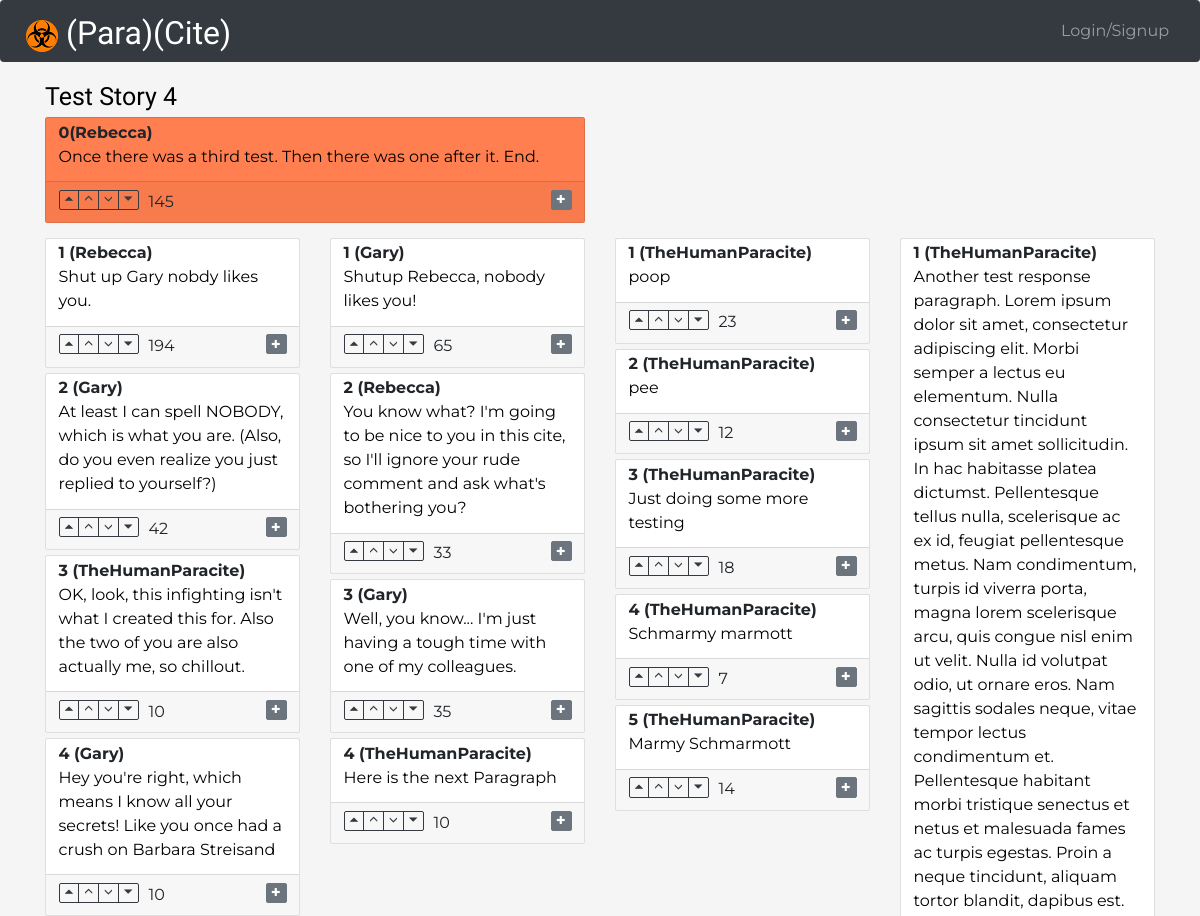
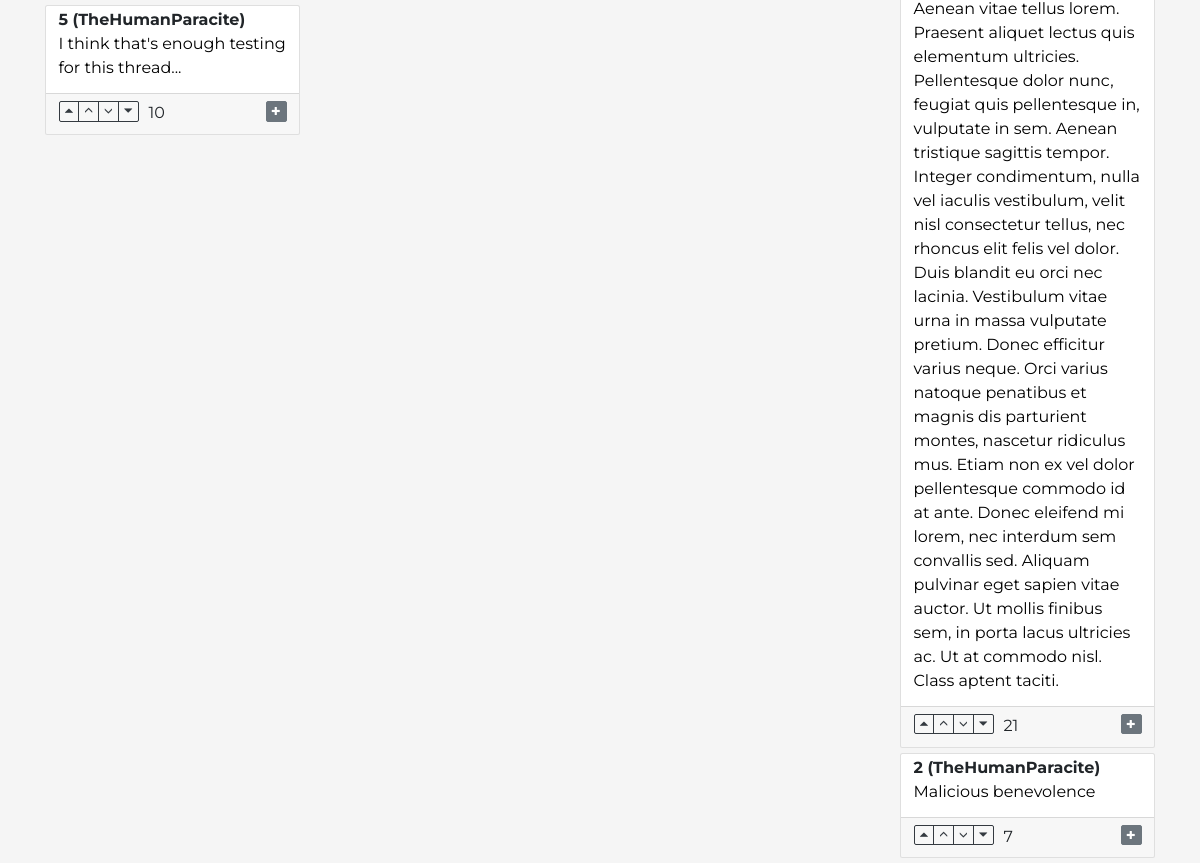
Page /s/6QH2LVHI/ on the committed database (2 pictures, top to bottom).
### cites/models.py (models this page shows, shortened)
class Story(models.Model):
    title = models.CharField(max_length=255)
    author = models.ForeignKey('paracite_profile.Profile',
                               on_delete=PROTECT)
    score = models.BigIntegerField(default=0)
    created_date = models.DateTimeField(auto_now_add=True)
    edited_date = models.DateTimeField(auto_now=True)
    objects = StoryManager()
    def get_absolute_url(self):
        return reverse('cites:detail_story', args=[id_to_url(self.id)])
    def first_para(self):
        return self.paragraph_set.get(level=0)
    class Meta:
        ordering = ['-score', 'created_date']

class Paragraph(models.Model):
    story = models.ForeignKey(Story, on_delete=CASCADE)
    author = models.ForeignKey('paracite_profile.Profile',
                               on_delete=PROTECT,
                               related_name='author')
    text = models.TextField(max_length=4095)
    score = models.IntegerField()
    level = models.IntegerField()
    voters = models.ManyToManyField('paracite_profile.Profile',
                                    through='VotingRecord',
                                    through_fields=('paragraph', 'profile'),
                                    related_name='voters')
    parent_paragraph = models.ForeignKey('self',
                                         on_delete=CASCADE,
                                         blank=True,
                                         null=True)
    created_date = models.DateTimeField(auto_now_add=True)
    edited_date = models.DateTimeField(auto_now=True)
    objects = ParagraphManager()
    def get_absolute_url(self):
        return reverse('cites:detail_para', args=[id_to_url(self.id)])
    def get_vote_url(self):
        return reverse('cites:vote', args=[id_to_url(self.id)])
    def get_respond_url(self):
        return reverse('cites:detail_para_respond', args=[id_to_url(self.id)])
    def children(self, start=0, size=4):
        return self.paragraph_set.exclude(id=self.id)[start:start + size]
    def child_chain(self, max_count=20):
        paragraphs = []
        paragraph = self
        index = 0
        paragraphs.append(paragraph)
        while paragraph.paragraph_set.exists() and index < max_count:
            paragraph = paragraph.paragraph_set.first()
            paragraphs.append(paragraph)
            index += 1
        return paragraphs
    class Meta:
        ordering = ['-score', 'created_date']

### paracite_profile/models.py (models this page shows)
class Profile(models.Model):
    user_name = models.CharField(unique=True, max_length=63)
    total_score = models.BigIntegerField(default=0)
    created_date = models.DateTimeField(auto_now_add=True)
    edited_date = models.DateTimeField(auto_now=True)
    def __str__(self):
        return self.user_name

### cites/views.py (the view)
# urls.py: path('s/<shortened:story_id>/', views.detail_story, name='detail_story'),
def detail_story(request, story_id):
    story = get_object_or_404(Story, id=story_id)
    lead_paragraph = story.first_para()
    return render_detail(request, story, lead_paragraph)

### cites/converters.py (called while the page is built)
def id_to_url(primary_id):
    return base64.b32encode(
        (MakeURLSmall.MAX_STORIES - primary_id).to_bytes(5, 'little')
    ).decode('utf-8')

    def to_python(self, value):
        return self.MAX_STORIES - int.from_bytes(
            base64.b32decode(value.encode('utf-8'), casefold=True), 'little')

    def to_url(self, value):
        weird_url = self.expected_format.format(value)
        return weird_url

### cites/templates/cites/detail.html (shortened to what this page needs)
{% extends 'base.html' %}
{% block content %}
    <div class="container">
        <div class="row">
            <div class="col">
                <h1>
                    <a href="{{ story.get_absolute_url }}">{{ story.title|title }}</a>
                </h1>
            </div>
        </div>
        <div class="row">
            <div class="col-xl-6 col-lg-6 col-md-8 col-sm-12">
                <div class="card bg-coral mb-4">
                    <div class="card-body pt-1 paragraph-text">
                        <b>{{ lead_paragraph.level }}({{ lead_paragraph.author }})</b>
                        <br>
                        <a href="{{ lead_paragraph.get_absolute_url }}">{{ lead_paragraph.text }}</a>
                    </div>
                    <div class="card-footer"
                         data-para-url="{{ lead_paragraph.get_vote_url }}">
                        <span class="score pl-3">{{ lead_paragraph.score }}</span>
                        {% include 'cites/paragraph_buttons.html' %}
                        <a class="btn btn-sm btn-secondary pull-right"
                           id="lead-para-res-btn"
                           data-toggle="collapse"
                           href="#response-div"
                           role="button"
                           aria-expanded="false"
                           aria-controls="collapseExample">
                            <span class="glyphicon glyphicon-plus"></span>
                        </a>
                    </div>
                </div>
            </div>
        </div>
        <div class="row">
            {% for paragraph_chain in paragraphs %}
                <div class="col-xl-3 col-lg-3 col-md-4 col-sm-6">
                    {% for paragraph in paragraph_chain %}
                        <div class="card mb-2">
                            <div class="card-body pt-1 paragraph-text">
                                <b>{{ paragraph.level }}&nbsp;({{ paragraph.author }})</b>
                                <br>
                                <a href="{{ paragraph.get_absolute_url }}">{{ paragraph.text }}</a>
                            </div>
                            <div class="card-footer"
                                 data-para-url="{{ paragraph.get_vote_url }}">
                                <span class="score pl-3">{{ paragraph.score }}</span>
                                {% include 'cites/paragraph_buttons.html' %}
                                <a class="btn btn-sm btn-secondary pull-right make-response"
                                   role="button"
                                   data-response-url="{{ paragraph.get_respond_url }}"
                                   style="color: white">
                                    <span class="glyphicon glyphicon-plus"></span>
                                </a>
                            </div>
                        </div>
                    {% endfor %}
                </div>
            {% endfor %}
        </div>
    </div>
{% endblock %}

### cites/templates/cites/paragraph_buttons.html
<div class="btn-group d-inline" role="group">
    <a role="button"
       href="#"
       class="btn btn-sm btn-outline-dark vote-btn"
       data-vote="4">
        <span class="glyphicon glyphicon-triangle-top"></span>
    </a>
    <a role="button"
       href="#"
       class="btn btn-sm btn-outline-dark vote-btn"
       data-vote="3">
        <span class="glyphicon glyphicon-menu-up"></span>
    </a>
    <a role="button"
       href="#"
       class="btn btn-sm btn-outline-dark vote-btn"
       data-vote="1">
        <span class="glyphicon glyphicon-menu-down"></span>
    </a>
    <a role="button"
       href="#"
       class="btn btn-sm btn-outline-dark vote-btn"
       data-vote="0">
        <span class="glyphicon glyphicon-triangle-bottom"></span>
    </a>
</div>

### cites/static/css/cites.css (style rules this page uses)
body { font-family: 'Montserrat', sans-serif; background-color: whitesmoke; font-size: medium; }
h1, h2 { font-family: 'Neuton', serif; }
h1 a:link, h1 a:visited, h1 a:active, h2 a:link, h2 a:visited, h2 a:active { text-decoration: none; color: black; }
.paragraph-text a:link, .paragraph-text a:visited, .paragraph-text a:active { text-decoration: none; color: black; }
.bg-coral { background-color: coral; }

### rows in the picture
Story: title "Test Story 4"
Paragraph: level "0", author "Rebecca", text "Once there was a third test. Then there was one after it. End.", score "145"
Paragraph: level "1", author "Rebecca", text "Shut up Gary nobdy likes you.", score "194"
Paragraph: level "2", author "Gary", text "At least I can spell NOBODY, which is what you are. (Also, do you even realize you just replied to yourself?)", score "42"
Paragraph: level "3", author "TheHumanParacite", text "OK, look, this infighting isn't what I created this for. Also the two of you are also actually me, so chillout.", score "10"
Paragraph: level "4", author "Gary", text "Hey you're right, which means I know all your secrets! Like you once had a crush on Barbara Streisand", score "10"
Paragraph: level "5", author "TheHumanParacite", text "I think that's enough testing for this thread...", score "10"
Paragraph: level "1", author "Gary", text "Shutup Rebecca, nobody likes you!", score "65"
Paragraph: level "2", author "Rebecca", text "You know what? I'm going to be nice to you in this cite, so I'll ignore your rude comment and ask what's bothering you?", score "33"
Paragraph: level "3", author "Gary", text "Well, you know... I'm just having a tough time with one of my colleagues.", score "35"
Paragraph: level "4", author "TheHumanParacite", text "Here is the next Paragraph", score "10"
Paragraph: level "1", author "TheHumanParacite", text "poop", score "23"
Paragraph: level "2", author "TheHumanParacite", text "pee", score "12"
Paragraph: level "3", author "TheHumanParacite", text "Just doing some more testing", score "18"
Paragraph: level "4", author "TheHumanParacite", text "Schmarmy marmott", score "7"
Paragraph: level "5", author "TheHumanParacite", text "Marmy Schmarmott", score "14"
Paragraph: level "1", author "TheHumanParacite", text "Another test response paragraph. Lorem ipsum dolor sit amet, consectetur adipiscing elit. Morbi semper a lectus eu elementum. Nulla consectetur tincidunt ipsum sit amet sollicitudin. In hac habitasse platea dictumst. Pellentesque tellus nulla, scelerisque ac ex id, feugiat pellentesque metus. Nam condimentum, turpis id viverra porta, magna lorem scelerisque arcu, quis congue nisl enim ut velit. Nulla id volutpat odio, ut ornare eros. Nam sagittis sodales neque, vitae tempor lectus condimentum et. Pellentesque habitant morbi tristique senectus et netus et malesuada fames ac turpis egestas. Proin a neque tincidunt, aliquam tortor blandit, dapibus est. Aenean vitae tellus lorem. Praesent…", score "21"
Paragraph: level "2", author "TheHumanParacite", text "Malicious benevolence", score "7"
